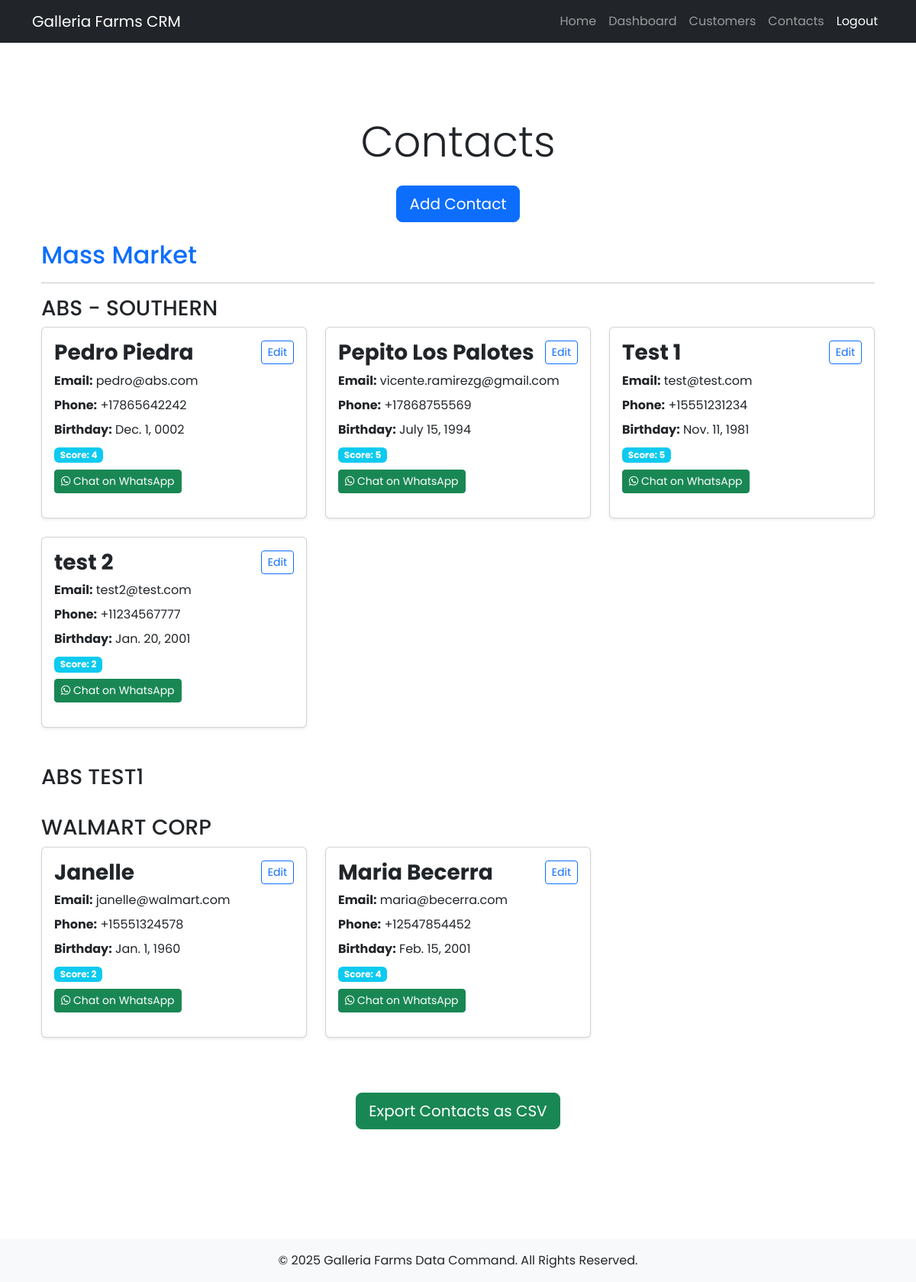
Page /crm/contacts/ (signed in) on the committed database.
### crm/models.py (models this page shows, shortened)
class Customer(models.Model):
    MASS_MARKET = 'mass_market'
    MM2 = 'mm2'
    ECOMMERCE = 'ecommerce'
    WHOLESALE = 'wholesale'
    DEPARTMENT_CHOICES = [
        (MASS_MARKET, 'Mass Market'),
        (MM2, 'MM2'),
        (ECOMMERCE, 'Ecommerce'),
        (WHOLESALE, 'Wholesale'),
    ]
    name = models.CharField(max_length=255)
    estimated_yearly_sales = models.IntegerField()
    salesperson = models.ForeignKey(Salesperson, on_delete=models.CASCADE, related_name='customers')
    department = models.CharField(
        max_length=20,
        choices=DEPARTMENT_CHOICES,
        default=MASS_MARKET
    )
    def get_department_display(self):
        return dict(self.DEPARTMENT_CHOICES).get(self.department, "No Department")

class Contact(models.Model):
    name = models.CharField(max_length=255)
    phone = models.CharField(max_length=20, blank=True)
    email = models.EmailField(blank=True)
    customer = models.ForeignKey(Customer, on_delete=models.CASCADE, related_name='contacts')
    relationship_score = models.IntegerField(default=0)
    birthday = models.DateField(null=True, blank=True)
    def whatsapp_format(self):
        cleaned_number = ''.join(filter(str.isdigit, self.phone))
        if not cleaned_number.startswith('+'):
            cleaned_number = f"+1{cleaned_number}"  # Adjust the country code as needed
        return cleaned_number

### crm/views.py (the view)
# urls.py: path('contacts/', views.contact_list, name='contact_list'),
@login_required
def contact_list(request):
    customers = Customer.objects.filter(salesperson=request.user.salesperson) \
                                .prefetch_related('contacts') \
                                .order_by("department", "name")
    grouped_contacts = defaultdict(list)
    for customer in customers:
        grouped_contacts[customer.department].append(customer)
    return render(request, "crm/contact_list.html", {"grouped_contacts": dict(grouped_contacts)})

### crm/templates/crm/contact_list.html (shortened to what this page needs)
{% extends "crm/base.html" %}
{% block content %}
<div class="container py-5">
    <h1 class="text-center display-4 font-weight-bold mb-4">Contacts</h1>
    <div class="text-center mb-4">
        <a href="{% url 'crm:add_contact' %}" class="btn btn-primary btn-lg">Add Contact</a>
    </div>
    {% if grouped_contacts %}
        {% for department, customers in grouped_contacts.items %}
            <div class="mb-5">
                <h2 class="text-primary">{{ customers.0.get_department_display }}</h2>
                <hr>
                {% for customer in customers %}
                    <div class="mb-4">
                        <h3 class="text-dark">{{ customer.name }}</h3>
                        <div class="row">
                            {% for contact in customer.contacts.all|dictsort:"name" %}
                                <div class="col-md-6 col-lg-4 mb-4">
                                    <div class="card shadow-sm h-100">
                                        <div class="card-body">
                                            <h3 class="card-title d-flex justify-content-between align-items-center">
                                                <span><strong>{{ contact.name }}</strong></span>
                                                <a href="{% url 'crm:contact_edit' contact.id %}" class="btn btn-sm btn-outline-primary">Edit</a>
                                            </h3>
                                            <ul class="list-unstyled">
                                                <li class="mb-2">
                                                    <strong>Email:</strong> {{ contact.email }}
                                                </li>
                                                <li class="mb-2">
                                                    <strong>Phone:</strong> {{ contact.phone }}
                                                </li>
                                                <li class="mb-2">
                                                    <strong>Birthday:</strong> {{ contact.birthday|default:"Not provided" }}
                                                </li>
                                                <li class="mb-2">
                                                    <span class="badge bg-info">Score: {{ contact.relationship_score }}</span>
                                                </li>
                                                <li class="mb-2">
                                                    <a href="https://wa.me/{{ contact.whatsapp_format }}" class="btn btn-success btn-sm" target="_blank">
                                                        <i class="fab fa-whatsapp"></i> Chat on WhatsApp
                                                    </a>
                                                </li>
                                            </ul>
                                        </div>
                                    </div>
                                </div>
                            {% endfor %}
                        </div>
                    </div>
                {% endfor %}
            </div>
        {% endfor %}
    {% else %}
        <p class="text-center">No contacts found.</p>
    {% endif %}
    <div class="text-center mt-4">
        <a href="{% url 'crm:export_contacts' %}" class="btn btn-success btn-lg">Export Contacts as CSV</a>
    </div>
</div>
{% endblock %}

### crm/templates/crm/base.html (style rules this page uses)
body { font-family: 'Poppins', sans-serif; }

### rows in the picture
Customer: department "Mass Market", name "ABS - SOUTHERN"
Contact: name "Pedro Piedra", email "pedro@abs.com", phone "+17865642242", birthday "Dec. 1, 0002", relationship_score "4"
Contact: name "Pepito Los Palotes", email "vicente.ramirezg@gmail.com", phone "+17868755569", birthday "July 15, 1994", relationship_score "5"
Contact: name "Test 1", email "test@test.com", phone "+15551231234", birthday "Nov. 11, 1981", relationship_score "5"
Contact: name "test 2", email "test2@test.com", phone "+11234567777", birthday "Jan. 20, 2001", relationship_score "2"
Customer: name "ABS TEST1"
Customer: name "WALMART CORP"
Contact: name "Janelle", email "janelle@walmart.com", phone "+15551324578", birthday "Jan. 1, 1960", relationship_score "2"
Contact: name "Maria Becerra", email "maria@becerra.com", phone "+12547854452", birthday "Feb. 15, 2001", relationship_score "4"
